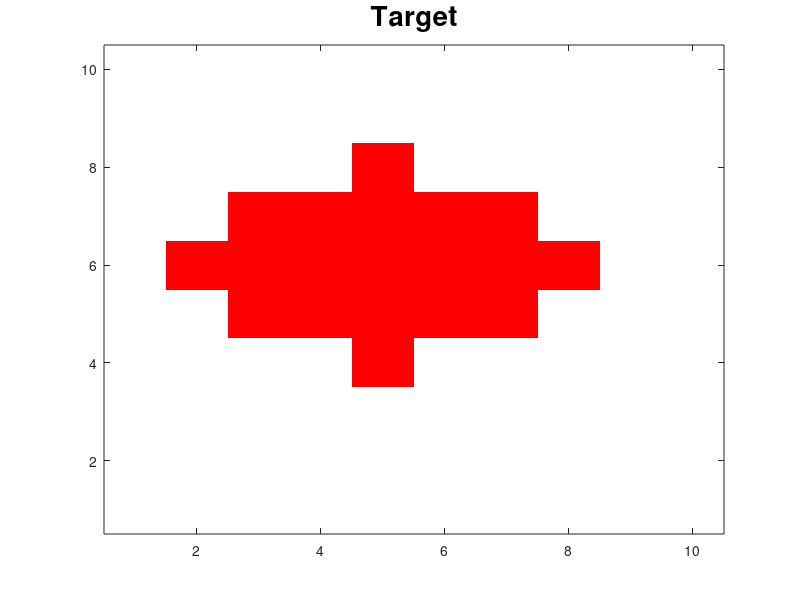

MATLAB code to generate this figure: (Note: this script raises an error after producing the figure.)
clear all
close all

%declare global variables
global proposalLB
global proposalUB
global data
global noUnknowns
global priorLB
global priorUB
global expRows
global expColumns
global noExperiments

%Build elliptical target
imageColumns = 10;
imageRows = 10;
[columnsInImage rowsInImage] = meshgrid(1:imageColumns, 1:imageRows);
% % Next create the ellipse in the image.
centerRow = 5;
centerColumn = 6;
radiusRow = 3;
radiusColumn = 2;

real = [centerRow centerColumn radiusRow radiusColumn];

noUnknowns = 5;
proposalLB = [0 0 1 1 1]
proposalUB = [10 10 5 5 5]
priorLB = [0 0 1 1 1]
priorUB = [10 10 5 5 5]
ellipsePixels = (rowsInImage - centerColumn).^2 ./ radiusColumn^2 ...
    + (columnsInImage - centerRow).^2 ./ radiusRow^2 <= 1;
%determine data for Baye's experiment randomly
noExperiments = 4;
expRows = randi(10,noExperiments,1);
expColumns = randi(10,noExperiments,1);
data = zeros(noExperiments,1);
for i=1:noExperiments
    if ellipsePixels(expRows(i),expColumns(i) ==1)
        data(i) = 1;
    else
        data(i) = 0;
    end
end

% circlePixels is a 2D "logical" array.
% Now, display it.
figure; image(ellipsePixels) ;
set(gca,'YDir','normal')
newmap = ([1 1 1; 1 0 0]);
colormap([1 1 1; 1 0 0]);
title('Target', 'FontSize', 20);
imwrite(ellipsePixels,newmap,'target.jpg')

%Throw darts at evenly spaced points

%draw grid
spacing = 1; 
img = imread('target.jpg');
RGB = imread('target.jpg');
% img(spacing:spacing:end,:,:) = 0;
% img(:,spacing:spacing:end,:) = 0;
% figure; imshow(img);
% title('Target', 'FontSize', 20);
% bruteForce = zeros(imageSizeX,imageSizeY);
% for i = 1:spacing:imageSizeX
%       for j = 1:spacing:imageSizeY
%          P = impixel(RGB,i,j);
%          if (P(1) ==254)
%              bruteForce(j,i) = 1;
%          end
%       end
% end
%Brute force method
%figure;
% markerSize = 20;
%spy(bruteForce,markerSize);

%Bayesian method
%identicalColorProbability should equal 1/distance from cell
bayesUpdates = zeros(imageRows/spacing,imageColumns/spacing);
probabilityRed = ones(imageRows/spacing,imageColumns/spacing)*.4;
probabilityWhite = 1-probabilityRed;

%throw dart at random point
row1 = 0;
row2 = imageColumns;
column1 = 0;
column2 = imageRows;
row = (row2-row1).*rand(1) + row1;
column = (column2-column1).*rand(1) + column1;
% %calculate distance of all points from dart
% distanceFromDart = sqrt((i-Y)^2+(j-X)^2);
% %evaluate probabilities given dart's result
% %throw dart and most probable location and repeat
% for i = 1:imageSizeX
%       for j = 1:imageSizeY
%          distanceFromDart = sqrt((i-Y)^2+(j-X)^2);
%          probabilityRedDartGivenRed = 1/distanceFromDart;
%          probabilityRedDartGivenWhite = 1 - probabilityRedDartGivenRed;
%          probabilityWhiteDartGivenWhite = 1/distanceFromDart;
%          probabilityWhiteDartGivenRed = 1 - probabilityWhiteDartGivenWhite;
%          probabilityRedGivenRedDart = probabilityRed*probabilityRedDartGivenRed/(probabilityRed*probabilityRedDartGivenRed+probabilityWhite*probabilityRedDartGivenWhite);
%          probabilityRedGivenWhiteDart = probabilityRed*probabilityWhiteDartGivenRed/(probabilityRed*probabilityWhiteDartGivenRed+probabilityWhite*probabilityWhiteDartGivenWhite);
%          if (P(1) ==254)
%              bayesUpdates(j,i)=probabiltyRedGivenRedDart;
%          else
%              bayesUpdates(j,i)=probabilityRedGivenWhiteDart;
%          end
%       end
% end

%X = column and Y  = row
% previousThrows = 0;
%     row = centerRow; %(x2-x1).*rand(1) + x1;
%     column = centerColumn,%(y2-y1).*rand(1) + y1;
% 
% for throw=1:10
%     rowsThrown(throw) = row;
%     columnsThrown(throw) = column;
%     previousThrows = previousThrows + 1;
%     P = ellipsePixels(row,column);
%     for i = 1:imageRows
%           for j = 1:imageColumns
%              num1 = 1;
%              den1 = 1;
%              den2 = 1;
%              distanceFromDart(i,j) = sqrt((i-row)^2+(j-column)^2);
%              probabilityRedDartGivenRed = 1/(distanceFromDart(i,j)+1);
%              probabilityRedDartGivenWhite = 1 - probabilityRedDartGivenRed;
%              probabilityWhiteDartGivenWhite = 1/(distanceFromDart(i,j)+1);
%              probabilityWhiteDartGivenRed = 1 - probabilityWhiteDartGivenWhite;
%              dartFlagGivenRed(:,throw) = [probabilityRedDartGivenRed probabilityWhiteDartGivenRed];
%              dartFlagGivenWhite(:,throw) = [probabilityRedDartGivenWhite probabilityWhiteDartGivenWhite];
%              %flag dart color
%              if (P ==1)
%                  dartColor(throw,:) = [1 0];
%                  probabilityRed(row,column) = 1;
%                  probabilityWhite(row,column) = 0;
%              else
%                  dartColor(throw,:) = [0 1];
%                  probabilityWhite(row,column) = 1;
%                  probabilityRed(row,column) = 0;
%              end  
%              for ind = 1:previousThrows %check this probability calculation
%                 num1 = dartColor(ind,:)*dartFlagGivenRed(:,ind)*num1;
%                 den1 = dartColor(ind,:)*dartFlagGivenRed(:,ind)*den1;
%                 den2 = dartColor(ind,:)*dartFlagGivenWhite(:,ind)*den2;
%              end
%             probabilityRedGivenAllDarts = probabilityRed(i,j)*num1./(probabilityRed(i,j)*den1+probabilityWhite(i,j)*den2);
%             bayesUpdates(i,j)=probabilityRedGivenAllDarts;
%             for k = 1:throw
%                 %bayesUpdates(rowsThrown(k),columnsThrown(k))=dartColor(k,1);
%             end
%           end
%     end
%  
% figure; contourf(bayesUpdates)
% hold on
% row = row/spacing;
% column = column/spacing;
% scatter(column,row,'LineWidth',20) %flipping X and Y to get from rows to columns
% str = sprintf('Dart Number = %d',throw);
% title(str);
% v = reshape(bayesUpdates,1,[]);
% rowNext = row;
% columnNext = column;
% while ismember(rowNext,rowsThrown) && ismember(columnNext,columnsThrown)
%     f = randsample(length(v), 1, true, v);
%     [rowNext columnNext] = ind2sub(size(bayesUpdates), f);
% end
% row =rowNext;
% column = columnNext;
% end




%Bayesian model method

%Make initial guess for unknown parameters
current = zeros(noUnknowns,1);
%Peform MH iterations
PosteriorCurrent = Posterior(current,1);
N = 100;
theta = zeros(N*noUnknowns,noUnknowns);
acc = zeros(1,noUnknowns);
for i = 1:noUnknowns
          current = ProposalFunction(current,i);
end
% for i = 1:burnin    % First make the burn-in stage
%     for j=1:noUnknowns
%       [alpha,t, a,prob, PosteriorCatch] = MetropolisHastings(theta,current,PosteriorCurrent,j);
%     end
% end
for cycle = 1:N  % Cycle to the number of samples
    ind = 1;
     for m=1:noUnknowns % Cycle to make the thinning
            [alpha,t, a,prob, PosteriorCatch] = MetropolisHastings(theta,current,PosteriorCurrent,m);
            theta((cycle-1)*noUnknowns+m,:) = t;        % Samples accepted
            AlphaSet(cycle,m) = alpha;
            current = t;
            PosteriorCurrent = PosteriorCatch;
            acc(m) = acc(m) + a;  % Accepted ?
     end
end
 

accrate = acc/N;     % Acceptance rate,. 

%plot final predicted figure from Bayes using mean values
centerRow = mean(theta(:,1));
centerColumn = mean(theta(:,2));
radiusRow = mean(theta(:,3));
radiusColumn = mean(theta(:,4));

predictedPixels = (rowsInImage - centerColumn).^2 ./ radiusColumn^2 ...
    + (columnsInImage - centerRow).^2 ./ radiusRow^2 <= 1;
figure; image(predictedPixels) ;
set(gca,'YDir','normal')
newmap = ([1 1 1; 1 0 0]);
colormap([1 1 1; 1 0 0]);
title('Predicted Target', 'FontSize', 20);

figure;
    for i =1:noUnknowns-1
        subplot(3,3,i);
        outputTitle = sprintf('Unknown %d',i);
        paramEdges = [0:2:proposalUB(i)];
        f = histogram(theta(:,i),paramEdges);
        f.Normalization = 'probability';
        counts = f.Values;
        hold on
        line([real(i) real(i)],[0 max(counts)], 'Color', 'r')
        hold on
        xmin = min(theta(:,i));
        xmax = max(theta(:,i));
        x = xmin:1:xmax;
        hold on
        line([priorLB(i) priorLB(i)],[0 max(counts)], 'Color', 'g')
        hold on
        line([priorUB(i) priorUB(i)],[0 max(counts)], 'Color', 'g')
        title(outputTitle);
        xlabel('Value');
        ylabel('Frequency');
    end



figure; 
for k =1:noUnknowns-1
    outputTitle = sprintf('Unknown %d',k);
    subplot(3,3,k);
    plot(theta(:,k));
    hold on
    line([0 N],[real(k) real(k)], 'Color', 'r')
    hold on
    line([0 N],[proposalLB(i) proposalLB(i)], 'Color', 'g')
    line([0 N],[proposalUB(i) proposalUB(i)], 'Color', 'g')
    title(outputTitle);
    xlabel('Cycle #');
    ylabel('Value');
end

